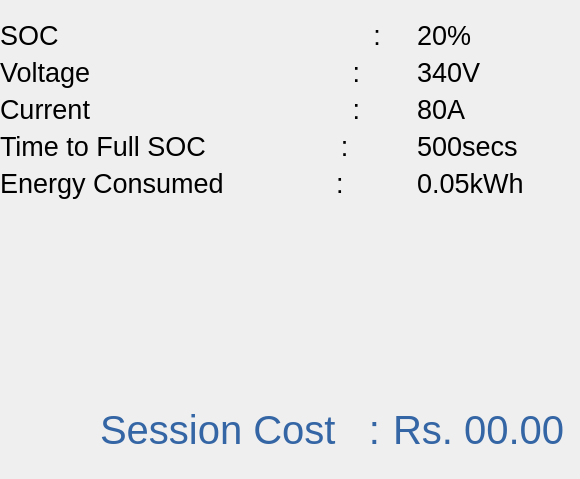
     <widget class="QWidget" name="page">
      <widget class="QWidget" name="formLayoutWidget_3">
       <property name="geometry">
        <rect>
         <x>0</x>
         <y>20</y>
         <width>571</width>
         <height>231</height>
        </rect>
       </property>
       <layout class="QFormLayout" name="formLayout_3">
        <item row="0" column="0">
         <widget class="QLabel" name="soc_g1_3">
          <property name="font">
           <font>
            <pointsize>20</pointsize>
           </font>
          </property>
          <property name="text">
           <string>SOC                                          :</string>
          </property>
         </widget>
        </item>
        <item row="0" column="1">
         <widget class="QLabel" name="soc_val_g1_3">
          <property name="font">
           <font>
            <pointsize>20</pointsize>
           </font>
          </property>
          <property name="text">
           <string>    20%</string>
          </property>
         </widget>
        </item>
        <item row="1" column="0">
         <widget class="QLabel" name="voltage_g1_3">
          <property name="font">
           <font>
            <pointsize>20</pointsize>
           </font>
          </property>
          <property name="text">
           <string>Voltage                                   :</string>
          </property>
         </widget>
        </item>
        <item row="1" column="1">
         <widget class="QLabel" name="voltage_val_g1_3">
          <property name="font">
           <font>
            <pointsize>20</pointsize>
           </font>
          </property>
          <property name="text">
           <string>    340V</string>
          </property>
         </widget>
        </item>
        <item row="2" column="0">
         <widget class="QLabel" name="current_g1_3">
          <property name="font">
           <font>
            <pointsize>20</pointsize>
           </font>
          </property>
          <property name="text">
           <string>Current                                   :</string>
          </property>
         </widget>
        </item>
        <item row="2" column="1">
         <widget class="QLabel" name="current_val_g1_3">
          <property name="font">
           <font>
            <pointsize>20</pointsize>
           </font>
          </property>
          <property name="text">
           <string>    80A</string>
          </property>
         </widget>
        </item>
        <item row="3" column="0">
         <widget class="QLabel" name="Time_t_F_soc_g1_3">
          <property name="font">
           <font>
            <pointsize>20</pointsize>
           </font>
          </property>
          <property name="text">
           <string>Time to Full SOC                  :</string>
          </property>
         </widget>
        </item>
        <item row="3" column="1">
         <widget class="QLabel" name="time_t_f_soc_val_g1_3">
          <property name="font">
           <font>
            <pointsize>20</pointsize>
           </font>
          </property>
          <property name="text">
           <string>    500secs</string>
          </property>
         </widget>
        </item>
        <item row="4" column="0">
         <widget class="QLabel" name="energy_cons_g1_3">
          <property name="font">
           <font>
            <pointsize>20</pointsize>
           </font>
          </property>
          <property name="text">
           <string>Energy Consumed               :</string>
          </property>
         </widget>
        </item>
        <item row="4" column="1">
         <widget class="QLabel" name="energy_cons_val_g1_3">
          <property name="font">
           <font>
            <pointsize>20</pointsize>
           </font>
          </property>
          <property name="text">
           <string>    0.05kWh</string>
          </property>
         </widget>
        </item>
       </layout>
      </widget>
      <widget class="QWidget" name="horizontalLayoutWidget_6">
       <property name="geometry">
        <rect>
         <x>100</x>
         <y>390</y>
         <width>465</width>
         <height>80</height>
        </rect>
       </property>
       <layout class="QHBoxLayout" name="horizontalLayout_6">
        <item>
         <widget class="QLabel" name="session_cost_g1_3">
          <property name="styleSheet">
           <string notr="true">color: rgb(52, 101, 164);
font: 700 11pt;
font-size: 40px;</string>
          </property>
          <property name="text">
           <string>Session Cost   : </string>
          </property>
         </widget>
        </item>
        <item>
         <widget class="QLabel" name="session_cost_val_g1_3">
          <property name="styleSheet">
           <string notr="true">color: rgb(52, 101, 164);
font: 700 11pt;
font-size: 40px;</string>
          </property>
          <property name="text">
           <string>Rs. 00.00</string>
          </property>
         </widget>
        </item>
       </layout>
      </widget>
     </widget>
